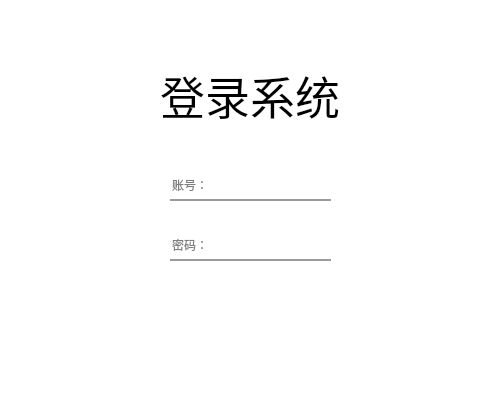
<?xml version="1.0" encoding="UTF-8"?>
<ui version="4.0">
 <class>MainWindow</class>
 <widget class="QMainWindow" name="MainWindow">
  <property name="enabled">
   <bool>true</bool>
  </property>
  <property name="geometry">
   <rect>
    <x>0</x>
    <y>0</y>
    <width>500</width>
    <height>400</height>
   </rect>
  </property>
  <property name="minimumSize">
   <size>
    <width>500</width>
    <height>400</height>
   </size>
  </property>
  <property name="maximumSize">
   <size>
    <width>500</width>
    <height>400</height>
   </size>
  </property>
  <property name="windowTitle">
   <string>智屏微翻肛鉴别系统</string>
  </property>
  <property name="windowIcon">
   <iconset>
    <normaloff>icon/logo.jpg</normaloff>icon/logo.jpg</iconset>
  </property>
  <property name="styleSheet">
   <string notr="true">background-color:rgba(0,0,0,0);
background-color: rgb(255, 255, 255);</string>
  </property>
  <widget class="QWidget" name="centralwidget">
   <widget class="QLabel" name="label">
    <property name="geometry">
     <rect>
      <x>160</x>
      <y>40</y>
      <width>181</width>
      <height>111</height>
     </rect>
    </property>
    <property name="font">
     <font>
      <family>幼圆</family>
      <pointsize>34</pointsize>
     </font>
    </property>
    <property name="midLineWidth">
     <number>0</number>
    </property>
    <property name="text">
     <string>登录系统</string>
    </property>
   </widget>
   <widget class="QLineEdit" name="edu_login">
    <property name="geometry">
     <rect>
      <x>170</x>
      <y>170</y>
      <width>161</width>
      <height>31</height>
     </rect>
    </property>
    <property name="styleSheet">
     <string notr="true">border:none;
background-color: rgb(255, 255, 255);
border-bottom:2px solid rgba(0,0,0,100);
</string>
    </property>
    <property name="placeholderText">
     <string>账号：</string>
    </property>
   </widget>
   <widget class="QLineEdit" name="edu_password">
    <property name="geometry">
     <rect>
      <x>170</x>
      <y>230</y>
      <width>161</width>
      <height>31</height>
     </rect>
    </property>
    <property name="styleSheet">
     <string notr="true">border:none;
background-color: rgb(255, 255, 255);
border-bottom:2px solid rgba(0,0,0,100);
</string>
    </property>
    <property name="echoMode">
     <enum>QLineEdit::Password</enum>
    </property>
    <property name="placeholderText">
     <string>密码：</string>
    </property>
   </widget>
   <widget class="QPushButton" name="bt_login">
    <property name="geometry">
     <rect>
      <x>210</x>
      <y>280</y>
      <width>75</width>
      <height>23</height>
     </rect>
    </property>
    <property name="styleSheet">
     <string notr="true">QPushButton{
	background-color:qlineargradient(spread:pad,x1:0,y1:0,x2:1, y2:1, stop:0
rgba(102,133,156,255), stop:1 rgba(117,255,201,255));
	color:rgb(255,255,255);
	border:none;
	font: 10pt &quot;幼圆&quot;;
}
QPushButton:pressed{
	padding-left:5px;
	padding-top:5px;	
}	
</string>
    </property>
    <property name="text">
     <string>登录</string>
    </property>
   </widget>
  </widget>
  <widget class="QStatusBar" name="statusbar"/>
  <action name="actionxiugai">
   <property name="text">
    <string>镜头参数</string>
   </property>
  </action>
  <action name="actionjingt">
   <property name="text">
    <string>镜头大小</string>
   </property>
  </action>
  <action name="actionback">
   <property name="icon">
    <iconset>
     <normaloff>C:/Users/dell/.designer/backup/icon/back.png</normaloff>C:/Users/dell/.designer/backup/icon/back.png</iconset>
   </property>
   <property name="text">
    <string>退出</string>
   </property>
  </action>
 </widget>
 <resources/>
 <connections/>
</ui>
